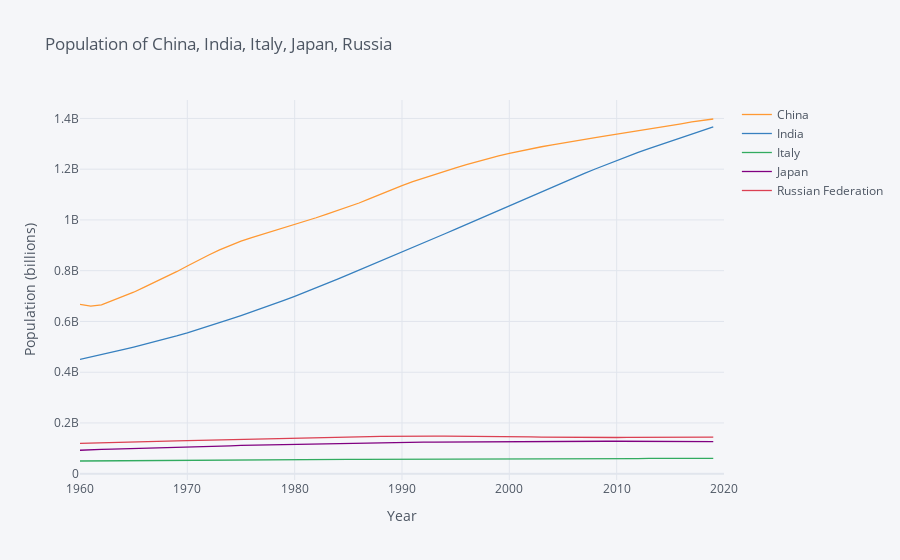

Write notebook code for a chart like this one.
### Markdown cell above
From the population graphs of the five countries that we are observing, it is clear that China and India that are countries which are/were implementing policies to reduce birth rates have increasing population trends, while the three countries which are implementing policies to increase fertility and birth rates have population trends that look generally flat or slightly downward sloping.

Note 1: Though our group categorized China as a country with policies decreasing brith rates, we can see that in recent years, the slope of China's population is becoming less steep. The country has actually started implementing policies to increase birth rates again such as the Two Child Policy, due to an aging population. 

Note 2: Population data pre-1992 is Russia's state population only and is separate from the overall USSR population.

### Code cell
vars = {"SP.POP.TOTL":"Population"}

use=["CHN","IND","JPN","ITA","RUS"]

pop = fix_date_index(wbdata.get_dataframe(vars,country=use)).squeeze().unstack('country')

pop.iplot(xTitle="Year",yTitle="Population (billions)",
              title="Population of China, India, Italy, Japan, Russia")
